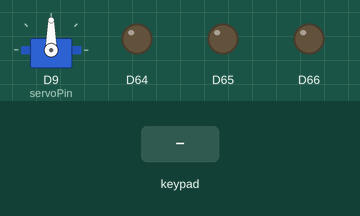
A sketch run on a simulated Arduino Uno R4 WiFi. Shown: servo, output pins drawn as LEDs (lit = HIGH). The inputs (shaded band) are chosen by the test bench.

Above: at 1.2 s.
1.3 s: key 'A' pressed
At 1.42 s:
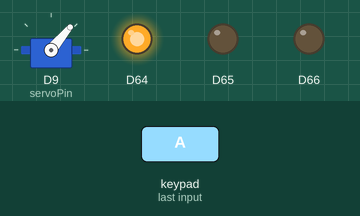
At 2.17 s:
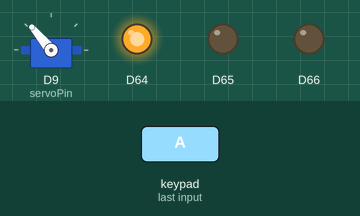
4.3 s: key 'B' pressed
At 4.8 s:
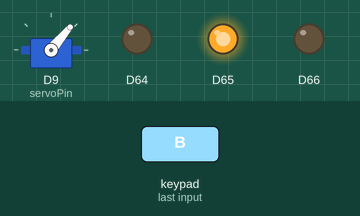
Timing chart, 0 to 8.6 s (numbered marks = the images above; inputs shaded):
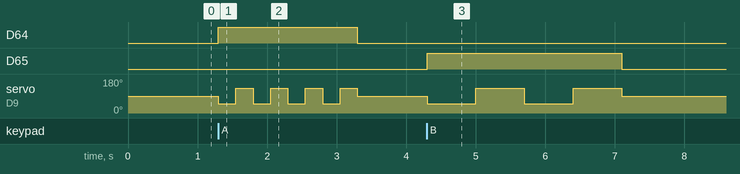

Measured:
- after the input at 1.3 s, D64: LOW → HIGH at once, → LOW 2.0 s later; servo on D9 (servoPin): 90° → 50° at once, then repeats every 0.50 s: 130° 0.25 s, 50° 0.25 s, until it stays 90° from 3.3 s
- after the input at 4.3 s, D65: LOW → HIGH at once, → LOW 2.8 s later; servo on D9 (servoPin): 90° → 50° at once, → 130° 0.70 s later, → 50° 0.70 s later, → 130° 0.70 s later, … (5 changes in this stretch)

The sketch:

sketch.ino
```cpp
// Day 22 - Waving Santa
// A paper Santa arm is attached to a servo motor on D9.
// Button A: Santa waves hello. Button B: Santa waves slowly goodbye.

#include <Arduino_Modulino.h>
#include <Servo.h>

ModulinoButtons buttons;
Servo arm;

const int servoPin = 9;
const int ARM_DOWN = 90;   // resting angle
const int ARM_LEFT = 50;
const int ARM_RIGHT = 130;

void wave(int times, int speedMs) {
  for (int i = 0; i < times; i++) {
    arm.write(ARM_LEFT);
    delay(speedMs);
    arm.write(ARM_RIGHT);
    delay(speedMs);
  }
  arm.write(ARM_DOWN);
}

void setup() {
  Modulino.begin();
  buttons.begin();

  arm.attach(servoPin);
  arm.write(ARM_DOWN);
}

void loop() {
  if (buttons.update()) {
    if (buttons.isPressed('A')) {
      buttons.setLeds(true, false, false);
      wave(4, 250);   // fast "hello"
    } else if (buttons.isPressed('B')) {
      buttons.setLeds(false, true, false);
      wave(2, 700);   // slow "goodbye"
    }
    buttons.setLeds(false, false, false);
  }
}
```
